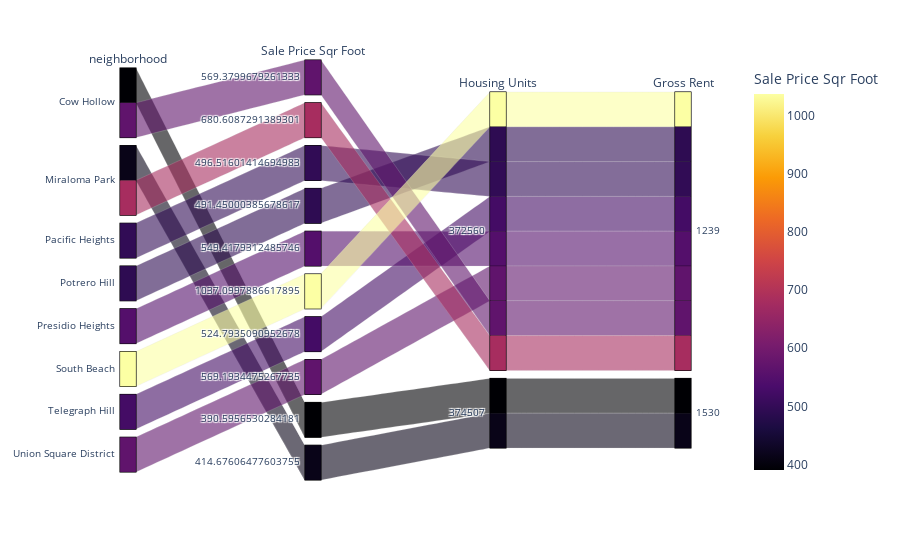

Notebook code for this chart:
### Markdown cell above
### Create a parallel coordinates plot and parallel categories plot of most expensive neighborhoods in San Francisco per year

### Code cell
# Parallel Categories Plot

px.parallel_categories(
    ten_most_exp,
    dimensions=["neighborhood","sale_price_sqr_foot", "housing_units", "gross_rent"],
    color="sale_price_sqr_foot",
    color_continuous_scale=px.colors.sequential.Inferno,
    labels={
        "sale_price_sqr_foot": "Sale Price Sqr Foot",
        "housing_units": "Housing Units",
        "gross_rent": "Gross Rent",
    },
)

### Figure 1 — Plotly figure (JSON) as saved in the notebook; plotly's stock layout.template omitted (floating-point values rounded to 4 significant figures)
{"data": [{"dimensions": [{"label": "neighborhood", "values": ["Cow Hollow", "Miraloma Park", "Pacific Heights", "Potrero Hill", "Presidio Heights", "South Beach", "Telegraph Hill", "Union Square District", "Cow Hollow", "Miraloma Park"]}, {"label": "Sale Price Sqr Foot", "values": [569.4, 680.6, 496.5, 491.5, 549.4, 1037.0, 524.8, 569.2, 390.6, 414.7]}, {"label": "Housing Units", "values": [372560, 372560, 372560, 372560, 372560, 372560, 372560, 372560, 374507, 374507]}, {"label": "Gross Rent", "values": [1239, 1239, 1239, 1239, 1239, 1239, 1239, 1239, 1530, 1530]}], "domain": {"x": [0, 1], "y": [0, 1]}, "line": {"color": [569.4, 680.6, 496.5, 491.5, 549.4, 1037.0, 524.8, 569.2, 390.6, 414.7], "coloraxis": "coloraxis"}, "name": "", "type": "parcats"}], "layout": {"autosize": true, "coloraxis": {"colorbar": {"title": {"text": "Sale Price Sqr Foot"}}, "colorscale": [[0, "#000004"], [0.1111, "#1b0c41"], [0.2222, "#4a0c6b"], [0.3333, "#781c6d"], [0.4444, "#a52c60"], [0.5556, "#cf4446"], [0.6667, "#ed6925"], [0.7778, "#fb9b06"], [0.8889, "#f7d13d"], [1, "#fcffa4"]]}, "legend": {"tracegroupgap": 0}, "margin": {"t": 60}}}
